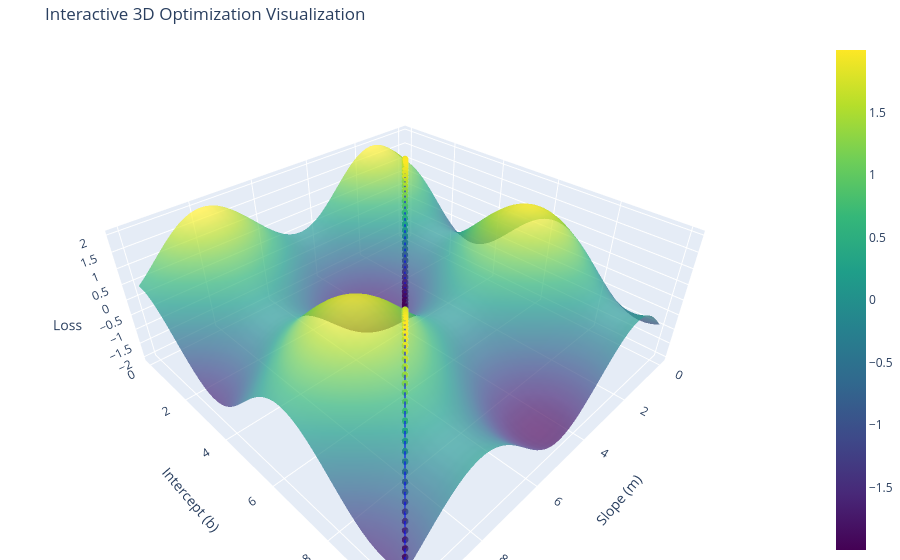

Here is the notebook cell this chart was saved with:
### Code cell
import plotly.graph_objects as go
import numpy as np

# Dummy data (replace these with actual m_history, b_history, and loss_history)
m_history = np.linspace(0, 10, 100)
b_history = np.linspace(0, 10, 100)
loss_history = np.sin(m_history) + np.cos(b_history)

# Create the 3D scatter trace for the optimization path
trace_path = go.Scatter3d(
    x=m_history, 
    y=b_history, 
    z=loss_history,
    mode='lines+markers',
    marker=dict(size=4, color=loss_history, colorscale='Viridis'),
    line=dict(width=2, color='blue'),
    name='Optimization Path'
)

# Create the 3D surface for the loss landscape
m_grid, b_grid = np.meshgrid(np.linspace(0, 10, 50), np.linspace(0, 10, 50))
loss_grid = np.sin(m_grid) + np.cos(b_grid)

trace_surface = go.Surface(
    x=m_grid,
    y=b_grid,
    z=loss_grid,
    colorscale='Viridis',
    opacity=0.7,
    name='Loss Surface'
)

# Layout settings
layout = go.Layout(
    title="Interactive 3D Optimization Visualization",
    scene=dict(
        xaxis_title='Slope (m)',
        yaxis_title='Intercept (b)',
        zaxis_title='Loss',
    ),
    margin=dict(l=0, r=0, b=0, t=40),
)

# Combine traces and create the figure
fig = go.Figure(data=[trace_surface, trace_path], layout=layout)

# Show the figure
fig.show()
